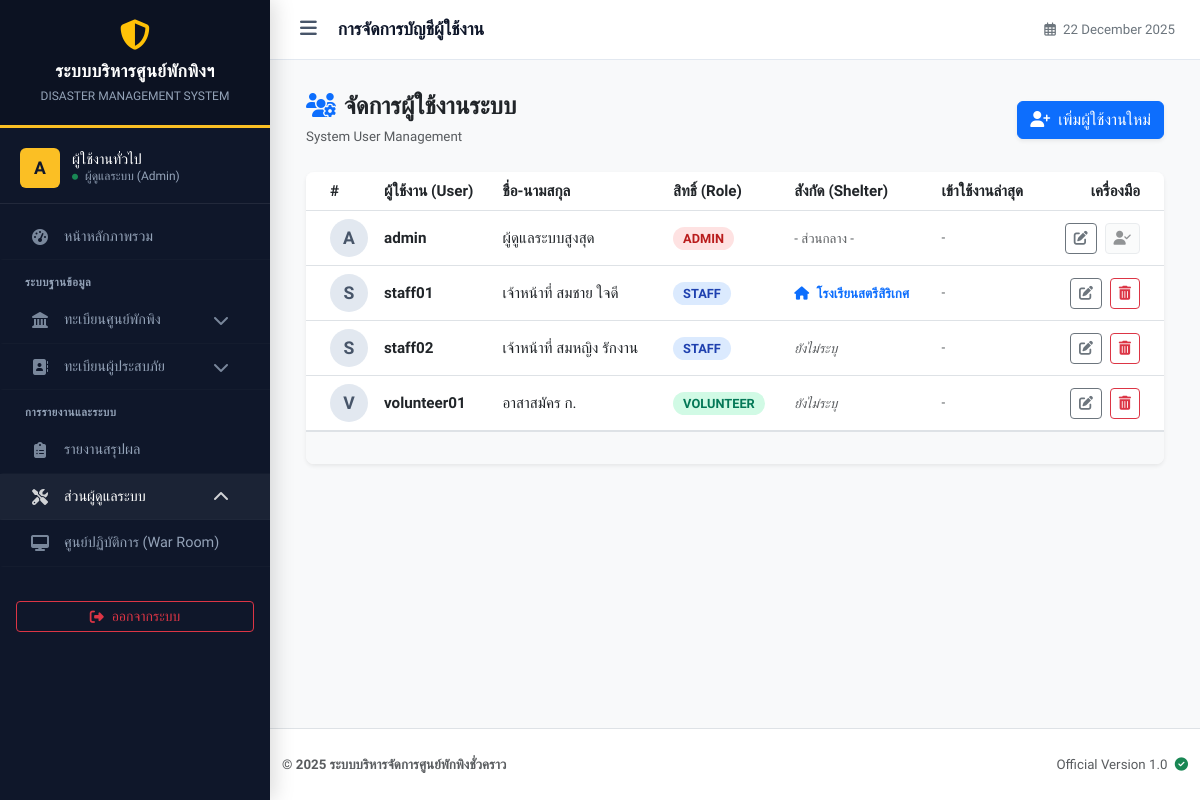
The page /user_list.php (signed in) on the database its author committed.
### tables this page shows
CREATE TABLE `users` (
  `id` int(11) NOT NULL,
  `username` varchar(50) NOT NULL COMMENT 'ชื่อผู้ใช้',
  `password` varchar(255) NOT NULL COMMENT 'รหัสผ่าน (Hashed)',
  `full_name` varchar(100) NOT NULL COMMENT 'ชื่อ-นามสกุล',
  `role` enum('admin','staff','volunteer') NOT NULL DEFAULT 'staff' COMMENT 'สิทธิ์การใช้งาน',
  `shelter_id` int(11) DEFAULT NULL COMMENT 'สังกัดศูนย์พักพิง',
  `created_at` timestamp NOT NULL DEFAULT current_timestamp(),
  `last_login` datetime DEFAULT NULL
);

CREATE TABLE `shelters` (
  `id` int(11) NOT NULL,
  `incident_id` int(11) NOT NULL COMMENT 'ผูกกับเหตุการณ์ไหน',
  `name` varchar(200) NOT NULL COMMENT 'ชื่อศูนย์',
  `location` text NOT NULL COMMENT 'ที่ตั้ง',
  `capacity` int(11) NOT NULL DEFAULT 0 COMMENT 'ความจุสูงสุด',
  `contact_phone` varchar(20) DEFAULT NULL,
  `status` enum('open','full','closed') NOT NULL DEFAULT 'open',
  `last_updated` datetime DEFAULT NULL
);

### user_list.php (the view, shortened to what this page needs)
<?php
require_once 'config/db.php';
$page = isset($_GET['page']) ? (int)$_GET['page'] : 1;
$limit = 20;
$offset = ($page - 1) * $limit;
try {
    $sql = "SELECT u.*, s.name as shelter_name
            FROM users u
            LEFT JOIN shelters s ON u.shelter_id = s.id
            ORDER BY u.role ASC, u.username ASC
            LIMIT $limit OFFSET $offset";
    $stmt = $pdo->query($sql);
    $users = $stmt->fetchAll();
} catch (PDOException $e) {
    $sql = "SELECT *, NULL as shelter_name FROM users ORDER BY role ASC LIMIT $limit OFFSET $offset";
    $stmt = $pdo->query($sql);
    $users = $stmt->fetchAll();
}
?>
<!DOCTYPE html>
<html lang="th">
<head>
</head>
<body class="bg-light">
<?php include 'includes/header.php'; ?>
<div class="container-fluid">
    <div class="d-flex justify-content-between align-items-center mb-4 pt-2">
        <div>
            <h4 class="fw-bold text-dark mb-1">
                <i class="fas fa-users-cog text-primary me-2"></i>จัดการผู้ใช้งานระบบ
            </h4>
            <span class="text-muted small">System User Management</span>
        </div>
        <button class="btn btn-primary shadow-sm" onclick="openModal('add')">
            <i class="fas fa-user-plus me-2"></i>เพิ่มผู้ใช้งานใหม่
        </button>
    </div>
    <div class="card border-0 shadow-sm rounded-3 overflow-hidden">
        <div class="card-body p-0">
            <div class="table-responsive">
                <table class="table table-hover align-middle mb-0 table-official">
                    <thead class="bg-light">
                        <tr>
                            <th class="ps-4" style="width: 50px;">#</th>
                            <th>ผู้ใช้งาน (User)</th>
                            <th>ชื่อ-นามสกุล</th>
                            <th>สิทธิ์ (Role)</th>
                            <th>สังกัด (Shelter)</th>
                            <th>เข้าใช้งานล่าสุด</th>
                            <th class="text-end pe-4">เครื่องมือ</th>
                        </tr>
                    </thead>
                    <tbody>
                        <?php foreach ($users as $index => $row): ?>
                        <tr>
                            <td class="ps-4">
                                <div class="avatar-circle">
                                    <?php echo strtoupper(substr($row['username'], 0, 1)); ?>
                                </div>
                            </td>
                            <td>
                                <div class="fw-bold text-dark"><?php echo htmlspecialchars($row['username']); ?></div>
                            </td>
                            <td><?php echo htmlspecialchars($row['full_name']); ?></td>
                            <td>
                                <?php
                                    $role_class = 'role-staff';
                                    if($row['role'] == 'admin') $role_class = 'role-admin';
                                    if($row['role'] == 'volunteer') $role_class = 'role-volunteer';
                                ?>
                                <span class="role-badge <?php echo $role_class; ?>">
                                    <?php echo ucfirst($row['role']); ?>
                                </span>
                            </td>
                            <td>
                                <?php if (!empty($row['shelter_name'])): ?>
                                    <span class="text-primary fw-bold small"><i class="fas fa-home me-1"></i> <?php echo htmlspecialchars($row['shelter_name']); ?></span>
                                <?php elseif ($row['role'] == 'admin'): ?>
                                    <span class="text-muted small">- ส่วนกลาง -</span>
                                <?php else: ?>
                                    <span class="text-muted small fst-italic text-danger">ยังไม่ระบุ</span>
                                <?php endif; ?>
                            </td>
                            <td class="text-muted small">
                                <?php echo $row['last_login'] ? date('d/m/Y H:i', strtotime($row['last_login'])) : '-'; ?>
                            </td>
                            <td class="text-end pe-4">
                                <button class="btn btn-sm btn-outline-secondary me-1"
                                        onclick='openModal("edit", <?php echo json_encode($row); ?>)'
                                        title="แก้ไข">
                                    <i class="fas fa-edit"></i>
                                </button>
                                <?php if($row['id'] !== $_SESSION['user_id']): ?>
                                    <button onclick="confirmDeleteUser(<?php echo $row['id']; ?>, '<?php echo htmlspecialchars($row['username']); ?>')" class="btn btn-sm btn-outline-danger" title="ลบ">
                                        <i class="fas fa-trash-alt"></i>
                                    </button>
                                <?php else: ?>
                                    <button class="btn btn-sm btn-light text-muted border" disabled><i class="fas fa-user-check"></i></button>
                                <?php endif; ?>
                            </td>
                        </tr>
                        <?php endforeach; ?>
                    </tbody>
                </table>
            </div>
            <div class="p-3 bg-light border-top">
            </div>
        </div>
    </div>
</div>
<?php include 'includes/footer.php'; ?>
</body>
</html>

### user_list.php (style rules this page uses)
.role-badge { font-size: 0.8rem; padding: 4px 10px; border-radius: 20px; font-weight: 600; text-transform: uppercase; }
.role-admin { background-color: #fee2e2; color: #b91c1c; }
.role-staff { background-color: #dbeafe; color: #1e40af; }
.role-volunteer { background-color: #d1fae5; color: #047857; }
.avatar-circle { width: 38px; height: 38px; background-color: #e2e8f0; color: #475569; border-radius: 50%; display: flex; align-items: center; justify-content: center; font-weight: bold; font-size: 1.1rem; }

### includes/header.php (style rules this page uses)
:root { --sidebar-width: 270px; --header-height: 60px; --nav-bg: #0f172a; --nav-hover: #1e293b; --active-gold: #fbbf24; --text-main: #f1f5f9; --text-muted: #94a3b8; --body-bg: #f8fafc; --border-color: rgba(255,255,255,0.08); }
body { font-family: 'Prompt', sans-serif; background-color: var(--body-bg); color: #334155; overflow-x: hidden; font-size: 0.95rem; }

### rows shown on the page
users: username "A", username "admin", full_name "ผู้ดูแลระบบสูงสุด", role "ADMIN", shows "- ส่วนกลาง -"
users: username "S", username "staff01", full_name "เจ้าหน้าที่ สมชาย ใจดี", role "STAFF", shelter.name "โรงเรียนสตรีสิริเกศ"
users: username "S", username "staff02", full_name "เจ้าหน้าที่ สมหญิง รักงาน", role "STAFF", shows "ยังไม่ระบุ"
users: username "V", username "volunteer01", full_name "อาสาสมัคร ก.", role "VOLUNTEER", shows "ยังไม่ระบุ"

### other values the page prints
substr($_SESSION['username'] ?? 'U', 0, 1) "A"
$_SESSION['fullname'] "ผู้ใช้งานทั่วไป"
